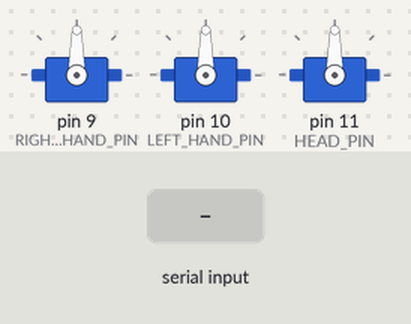
The sketch below on a simulated Arduino Uno, built with avr-gcc and run on an emulated ATmega328P. Shown: 3 × servo. Inputs (shaded band) come from the test bench. What the sketch prints to the serial monitor is not drawn.

Above: at 1.3 s.
1.4 s: "30,150\n" received over Serial
At 1.9 s:
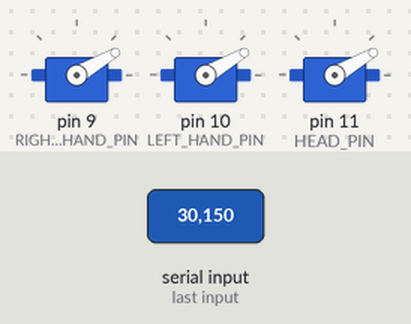
2.9 s: "5\n" received over Serial
At 4.1 s:
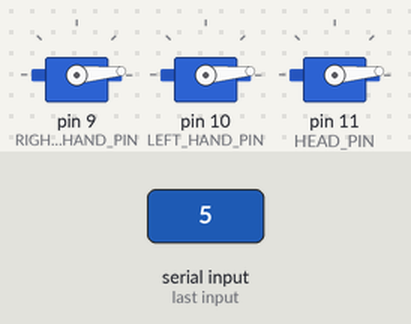
4.4 s: "90,45\n" received over Serial
At 5.4 s:
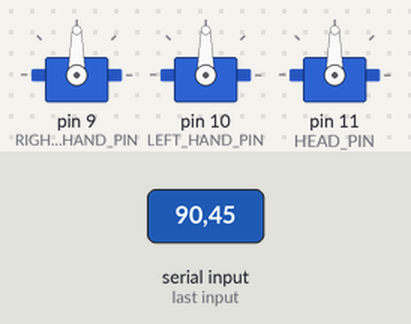
Timing chart, 0 to 7.4 s (numbered marks = the images above; inputs shaded):
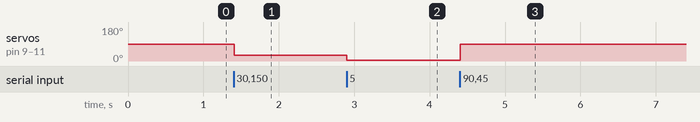

Measured:
- after the input at 1.4 s, servo on pin 9 (RIGHT_HAND_PIN), servo on pin 10 (LEFT_HAND_PIN), servo on pin 11 (HEAD_PIN): 90° → 30° at once
- after the input at 2.9 s, servo on pin 9 (RIGHT_HAND_PIN), servo on pin 10 (LEFT_HAND_PIN), servo on pin 11 (HEAD_PIN): 30° → 5° at once
- after the input at 4.4 s, servo on pin 9 (RIGHT_HAND_PIN), servo on pin 10 (LEFT_HAND_PIN), servo on pin 11 (HEAD_PIN): 5° → 90° at once

The sketch:

servo-angle-pwm-controller.ino
```cpp
#include <Servo.h>

#define RIGHT_HAND_PIN  9
#define LEFT_HAND_PIN   10
#define HEAD_PIN        11

Servo servoRightHand;
Servo servoLeftHand;
Servo servoHead;

void setup() {
  Serial.begin(9600);

  servoRightHand.attach(RIGHT_HAND_PIN);
  servoLeftHand.attach(LEFT_HAND_PIN);
  servoHead.attach(HEAD_PIN);

  // Shuru mein rest position
  servoRightHand.write(90);
  servoLeftHand.write(90);
  servoHead.write(90);

  Serial.println("Servo Training Mode ON!");
  Serial.println("Ek number bhejo (0-180) → Teeno servos us angle pe jayenge");
  Serial.println("Example: 0 bhejo → fully forward (agar mounting aisi hai)");
  Serial.println("Example: 45 bhejo → thoda up/forward");
  Serial.println("Example: 180 bhejo → opposite direction");
}

void loop() {
  if (Serial.available() > 0) {
    String input = Serial.readStringUntil('\n');
    input.trim();

    if (input.length() > 0) {
      int angle = input.toInt();

      if (angle >= 0 && angle <= 180) {
        servoRightHand.write(angle);
        servoLeftHand.write(angle);
        servoHead.write(angle);

        Serial.print("Servos set to: ");
        Serial.print(angle);
        Serial.println(" degrees");
      } else {

        Serial.println("Galat angle! Sirf 0 se 180 tak bhejo.");
      }
    }
  }
}
```
